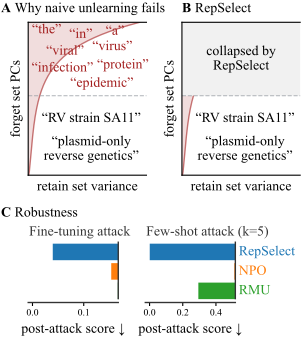

Reproduce this figure in Python.
# %%
"""Schematic for Fig 1, panels A and B.

Panel A: PC index (high-variance top, low-variance bottom) on y-axis;
activation energy on x-axis. Two translucent bands: forget (green) and retain
(red). Top PCs region annotated as shared/disruptive; baseline unlearning
arrow points into top region.

Panel B: same plot, but top-PC region is collapsed (shaded out / hatched);
RepSelect update arrow points into the bottom (forget-specific) region.
"""

from pathlib import Path

import matplotlib.pyplot as plt
import numpy as np
from matplotlib.gridspec import GridSpec, GridSpecFromSubplotSpec
from matplotlib.transforms import Bbox

import json

# this style set MUST be before font set, to not overwrite them
plt.style.use("default")  # reset before applying our rcParams

plt.rcParams["font.size"] = 10

plt.rcParams["font.family"] = "serif"
plt.rcParams["font.serif"] = ["Times New Roman"]
plt.rcParams["mathtext.fontset"] = "stix"  # serif math glyphs
plt.rcParams["pdf.fonttype"] = 42  # embed real TTF, not Type 3 paths


# plt.rcParams["font.family"] = "Times New Roman"

# plt.rcParams["text.usetex"] = True
# plt.rcParams["font.family"] = "serif"
# plt.rcParams["font.serif"] = ["Times"]
# plt.rcParams["text.latex.preamble"] = r"\usepackage{mathptmx}"

# plt.rcParams["text.usetex"] = True
# plt.rcParams["font.family"] = "serif"
# plt.rcParams["text.latex.preamble"] = r"\usepackage{mathptmx}"

OUT = Path(__file__).parent / "fig1_schematic2.pdf"

BLACK = "#000000"
# RED = "#7a1717"    # dark red
RED = "#a31f1f"  # dark red
GREEN = "#2ca02c"
GREY = "#9aa0a6"

# --- spectra over PC index (0=top PC, 1=bottom PC) -----------------------
_N = 1000
_y_spec = np.linspace(0, 1, _N)
# Forget: peaks at top, with a heavier tail toward bottom PCs.
_forget_spec = 0.85 * np.exp(-(_y_spec / 0.35) ** 1.4) + 0.15 * (1 - _y_spec) ** 0.4
_forget_spec = _forget_spec / _forget_spec.max()
# Retain: at the top extends ~2x further right than forget, then decays fast.
_retain_spec = 2.0 * np.exp(-_y_spec / 0.18) + 0.12 * (1 - _y_spec) ** 0.6
# SHADE_AREA = "#cfe2f7"
SHADE_AREA = "#eeeeee"

TOP_FRAC = 0.48  # boundary between "top PCs" and "bottom PCs" regions
XLIM = (0, 2.25)

# (text, x, y) — y in [0,1] with 0 = top PCs (plot is inverted)
TOP_WORDS = [
    ("the", 0.35, 0.05),
    ("a", 1.65, 0.06),
    ("in", 1.0, 0.08),
    ("virus", 1.6, 0.16),
    # ("RNA",   0.48, 0.16),
    ("viral", 0.7, 0.19),
    ("protein", 1.8, 0.28),
    ("infection", 0.65, 0.30),
    ("epidemic", 1.40, 0.40),
]
BOTTOM_WORDS = [
    ("RV strain SA11", 1.2, 0.63),
    ("plasmid-only\nreverse genetics", 1.2, 0.83),
    # ("Bordetella\npertussis", 1.0, 0.97),
]


def _q(txt):
    """Quote the example tokens, so they read as text rather than labels."""
    return f"“{txt}”"


def draw_panel(ax, *, collapsed: bool, title: str):
    # Retain spectrum as a low-alpha background band.
    if collapsed:
        _mask = _y_spec >= TOP_FRAC
        _yy, _rr = _y_spec[_mask], _retain_spec[_mask]
    else:
        _yy, _rr = _y_spec, _retain_spec
    ax.fill_betweenx(_yy, 0, _rr, color=RED, alpha=0.15, lw=0, zorder=0)
    ax.plot(_rr, _yy, color=RED, lw=1.0, alpha=0.6, zorder=1)

    # Bottom words: shown in both panels.
    for txt, x, y in BOTTOM_WORDS:
        ax.text(x, y, _q(txt), ha="center", va="center", fontsize=10, color=BLACK,
                zorder=3)

    if collapsed:
        # Mask the top region.
        ax.axhspan(0, TOP_FRAC, color=SHADE_AREA, alpha=0.85, lw=0, zorder=2)
        ax.text(
            (XLIM[0] + XLIM[1]) / 2,
            TOP_FRAC / 2,
            "collapsed by\nRepSelect",
            ha="center",
            va="center",
            fontsize=10,
            color="black",
            zorder=4,
        )
    else:
        for txt, x, y in TOP_WORDS:
            ax.text(x, y, _q(txt), ha="center", va="center", fontsize=10, color=RED,
                    zorder=3)

    # Top-PC region marker
    ax.axhline(TOP_FRAC, color=GREY, lw=0.8, ls="--", alpha=0.7)

    # Axis cosmetics
    ax.set_xlim(*XLIM)
    ax.set_ylim(1, 0)  # invert: top PCs at top
    ax.set_xticks([])
    ax.set_yticks([])
    ax.spines["right"].set_visible(False)
    ax.set_xlabel("retain set variance", fontsize=10)
    # ax.set_ylabel(r"bottom PCs  $\longleftrightarrow$  top PCs (on forget)", fontsize=10)
    ax.set_ylabel(r"forget set PCs", fontsize=10)
    # ax.yaxis.set_label_coords(-0.06, 0.40)
    if title is not None:
        ax.set_title(title, fontsize=10, weight="bold", loc="left")


# --- panel C: robustness bars --------------------------------------------
METHODS = ["RMU", "NPO", "RepSelectSimple_forget"]
METHOD_LABELS = {
    "RMU": "RMU",
    "NPO": "NPO",
    "RepSelectSimple_forget": "RepSelect",
}
# Use default matplotlib tab colors, assigned by method (RepSelect first).
_DEFAULT_CYCLE = plt.rcParams["axes.prop_cycle"].by_key()["color"]
METHOD_COLORS = {
    "RepSelectSimple_forget": _DEFAULT_CYCLE[0],  # blue
    "NPO": _DEFAULT_CYCLE[1],  # orange
    "RMU": _DEFAULT_CYCLE[2],  # green
}

# Fine-tuning attack: pull from results.json used by main_grid (Llama-3.1-8B / WMDP-Bio).
# Match main_grid: take mean of the top-10 lowest scores per method.
_results_path = (
    Path(__file__).parent.parent
    / "benchmarks"
    / "wmdp_low_mi"
    / "results_bio"
    / "Llama-3.1-8B.json"
)
with open(_results_path) as _f:
    _ft_data = json.load(_f)
ft_values = {}
for m in METHODS:
    _scores = sorted(_ft_data[m]["scores"])[:10]
    ft_values[m] = float(np.mean(_scores))

# No-unlearn baselines for Llama-3.1-8B / WMDP-Bio.
FT_BASELINE = 0.16739  # from community/benchmarks/wmdp_low_mi/baselines.yaml
FS_BASELINE = 0.517  # from user's few-shot table (no-unlearn, k=5)

# Few-shot k=5 attack on Llama-3.1-8B / WMDP-Bio (from user's table).
fs_values = {
    "RMU": 0.294,
    "NPO": 0.511,
    "RepSelectSimple_forget": 0.001,
}


def draw_panel_c(ax, values, baseline, title, show_labels=True):
    """main_grid convention: bars right-anchored at no-unlearn baseline,
    extending leftward toward 0. Longer bar = more unlearning."""
    methods = METHODS
    # RepSelect at the bottom (longest bar = punchline at the bottom)
    y_pos = np.arange(len(methods))
    vals = [values[m] for m in methods]
    widths = [v - baseline for v in vals]  # negative -> grows leftward
    colors = [METHOD_COLORS[m] for m in methods]

    ax.barh(y_pos, widths, color=colors, height=0.85, left=baseline)

    # Method labels on the right (anchored at baseline). No per-bar numerics.
    # Both C panels share method order and colours, so one label set is enough.
    for yp, m in zip(y_pos, methods if show_labels else []):
        ax.text(
            baseline * 1.04,
            yp,
            METHOD_LABELS[m],
            ha="left",
            va="center",
            fontsize=10,
            color=METHOD_COLORS[m],
        )

    xmin = min(vals + [0]) - baseline * 0.05
    ax.set_xlim(xmin, baseline)
    # Extend the top of the y-axis so the sub-row title has room above the bars
    ax.set_ylim(-0.6, len(methods) + 0.3)
    ax.set_yticks([])
    # Show bottom + right spines (x-axis + baseline anchor); hide top/left.
    for spine in ("top", "left"):
        ax.spines[spine].set_visible(False)
    for spine in ("right", "bottom"):
        ax.spines[spine].set_color("#333")
        ax.spines[spine].set_linewidth(1.0)
    # Shorten the right spine so it doesn't cut through the sub-row title.
    ax.spines["right"].set_bounds(-0.4, len(methods) - 0.5)
    ax.tick_params(axis="x", which="both", labelsize=7, length=2.5, pad=2)

    # Sub-row label INSIDE the axes top-left (doesn't push the axes box).
    ax.text(
        0.01,
        1.01,
        title,
        transform=ax.transAxes,
        fontsize=10,
        color="#333",
        ha="left",
        va="top",
    )


# --- figure ---------------------------------------------------------------
# Two rows: A and B side by side on top, C's two attack panels side by side
# below. Sized for a single column so the 10pt text matches the body text.
fig = plt.figure(figsize=(3.03, 3.6))

# Outer 2x1: top row = A|B schematics, bottom row = C bars.
gs = GridSpec(
    2,
    1,
    figure=fig,
    height_ratios=[1.25, 0.62],
    hspace=0.45,
    top=0.91,
    bottom=0.13,
    left=0.09,
    right=0.99,
)

# Top row: A | gap | B. The B-side y-label sticks leftward into the gap.
gs_ab = GridSpecFromSubplotSpec(
    1, 3, subplot_spec=gs[0, 0], width_ratios=[1.0, 0.30, 1.0], wspace=0.0
)
ax_a = fig.add_subplot(gs_ab[0, 0])
ax_b = fig.add_subplot(gs_ab[0, 2])

# Bottom row: the two attacks side by side. Right gap leaves room for the
# method labels of the right-hand panel, which sit outside its axes box.
gs_c = GridSpecFromSubplotSpec(
    1, 4, subplot_spec=gs[1, 0], width_ratios=[1.0, 0.30, 1.0, 0.72], wspace=0.0
)
ax_c_ft = fig.add_subplot(gs_c[0, 0])
ax_c_fs = fig.add_subplot(gs_c[0, 2])

draw_panel(ax_a, collapsed=False, title=None)
draw_panel(ax_b, collapsed=True, title=None)

draw_panel_c(ax_c_ft, ft_values, FT_BASELINE, "Fine-tuning attack", show_labels=False)
draw_panel_c(ax_c_fs, fs_values, FS_BASELINE, "Few-shot attack (k=5)")
for _ax in (ax_c_ft, ax_c_fs):
    _ax.set_xlabel(r"post-attack score ↓", fontsize=10)

# Aligned super-titles via fig.text. A starts at the figure's left edge so its
# (longer) text doesn't crowd panel B's title.
fig.canvas.draw()
bb_a = ax_a.get_position()
bb_b = ax_b.get_position()
bb_c = ax_c_ft.get_position()


def _panel_title(x, y, letter, text):
    t = fig.text(x, y, letter, fontsize=10, weight="bold", ha="left", va="bottom")
    # Place description right after the bold letter; use a renderer-based
    # offset so spacing is consistent across panels.
    fig.canvas.draw()
    bb = t.get_window_extent().transformed(fig.transFigure.inverted())
    fig.text(bb.x1 + 0.012, y, text, fontsize=10, ha="left", va="bottom")


_title_y_ab = bb_a.y1 + 0.02
_title_y_c = bb_c.y1 + 0.02
_panel_title(0.00, _title_y_ab, "A", "Why naive unlearning fails")
_panel_title(bb_b.x0 + 0.00, _title_y_ab, "B", "RepSelect")
_panel_title(0.00, _title_y_c, "C", "Robustness")

# Trim outer margins, but keep a little breathing room under the x-labels.
_bb = fig.get_tightbbox().padded(0.01)
fig.savefig(OUT, bbox_inches=Bbox.from_extents(_bb.x0, _bb.y0 - 0.04, _bb.x1, _bb.y1))
print(f"wrote {OUT}")
